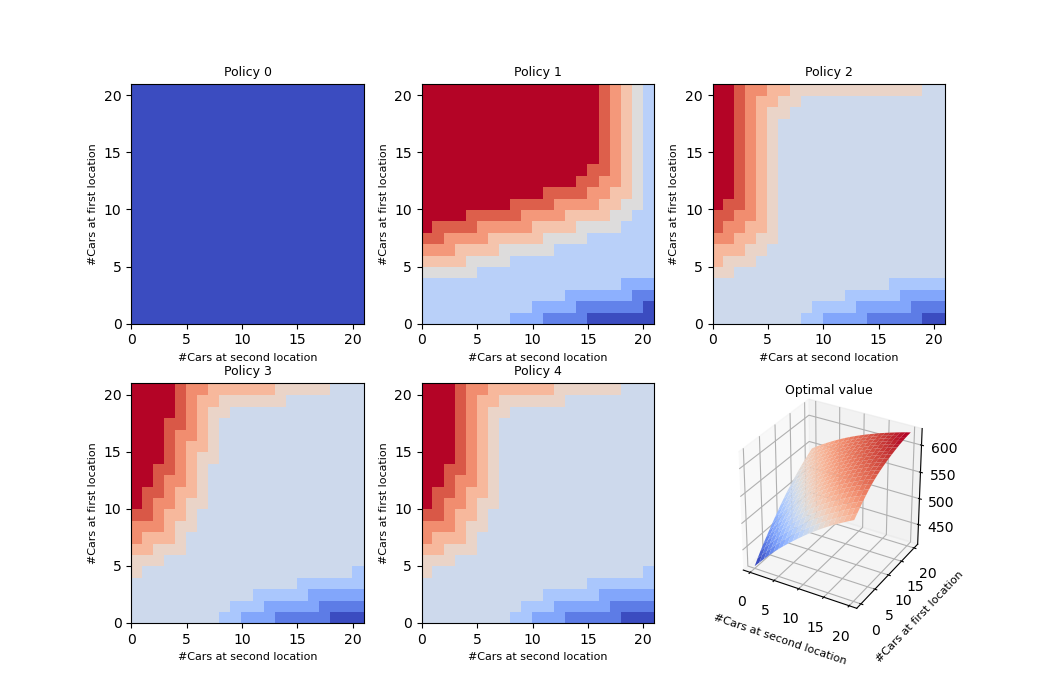

Recreate this plot in Python.
import numpy as np
import matplotlib
import matplotlib.pyplot as plt
from matplotlib import cm
from scipy.stats import poisson

MAX_CARS = 20
MAX_CARS_MOVE = 5
GAMMA = 0.9  # discount factor
EXPECTED_REQUEST = [3, 4]
EXPECTED_RETURN = [3, 2]
RENTAL_CREDIT = 10
MOVING_COST = 2
POISSON_UPPER_BOUND = 11
actions = np.arange(-MAX_CARS_MOVE, MAX_CARS_MOVE + 1)
poisson_dict = dict()


def poisson_probability(n, poisson_lambda):
    global poisson_dict
    key = n * 10 + poisson_lambda
    if key not in poisson_dict:
        poisson_dict[key] = poisson.pmf(n, poisson_lambda)

    return poisson_dict[key]


def expected_return(state, action, state_value):
    exp_return = 0
    # total moving cost
    # exp_return -= abs(action) * MOVING_COST
    NO_CARS_FIRST_LOC = min(MAX_CARS, state[0] - action)
    NO_CARS_SECOND_LOC = min(MAX_CARS, state[1] + action)

    for no_requests_first_loc in range(POISSON_UPPER_BOUND):
        for no_requests_second_loc in range(POISSON_UPPER_BOUND):
            no_cars_first_loc = NO_CARS_FIRST_LOC
            no_cars_second_loc = NO_CARS_SECOND_LOC

            request_prob = poisson_probability(no_requests_first_loc, EXPECTED_REQUEST[
                                               0]) * poisson_probability(no_requests_second_loc, EXPECTED_REQUEST[1])

            no_valid_requests_first_loc = min(no_cars_first_loc, no_requests_first_loc)
            no_valid_requests_second_loc = min(no_cars_second_loc, no_requests_second_loc)

            reward = (no_valid_requests_first_loc + no_valid_requests_second_loc) * RENTAL_CREDIT
            reward -= abs(action) * MOVING_COST
            no_cars_first_loc -= no_valid_requests_first_loc
            no_cars_second_loc -= no_valid_requests_second_loc

            # Uncomment this if the number of cars returned is a constant
            """
            for no_returns_first_loc in range(POISSON_UPPER_BOUND):
                for no_returns_second_loc in range(POISSON_UPPER_BOUND):

                    return_prob = poisson_probability(no_returns_first_loc, EXPECTED_RETURN[
                                                      0]) * poisson_probability(no_returns_second_loc, EXPECTED_RETURN[1])
                    no_cars_first_loc = min(MAX_CARS, no_cars_first_loc + no_returns_first_loc)
                    no_cars_second_loc = min(MAX_CARS, no_cars_second_loc + no_returns_second_loc)
                    exp_return += request_prob * return_prob * (reward + GAMMA * state_value[no_cars_first_loc, no_cars_second_loc])


            # Comment this if the number of cars returned is constant
            """
            no_returns_first_loc = EXPECTED_RETURN[0]
            no_returns_second_loc = EXPECTED_RETURN[1]
            no_cars_first_loc = min(MAX_CARS, no_cars_first_loc + no_returns_first_loc)
            no_cars_second_loc = min(MAX_CARS, no_cars_second_loc + no_returns_second_loc)
            exp_return += request_prob * (reward + GAMMA * state_value[no_cars_first_loc, no_cars_second_loc])

    return exp_return


def policy_iteration(theta):
    state_value = np.zeros((MAX_CARS + 1, MAX_CARS + 1))
    policy = np.zeros((MAX_CARS + 1, MAX_CARS + 1), np.int8)

    iter_count = 0
    fig = plt.figure(figsize=(10.5, 7))
    fig.subplots_adjust(wspace=0.25, hspace=0.25)
    # axes = axes.flatten()
    while True:
        if iter_count < 5:
            # Policy Evaluation
            ax = fig.add_subplot(2, 3, iter_count + 1)
            ax.pcolor(policy, cmap=cm.coolwarm)
            ax.set_title('Policy {}'.format(iter_count), fontsize=9)
            ax.set_xlabel('#Cars at second location', fontsize=8)
            ax.set_ylabel('#Cars at first location', fontsize=8)

        while True:
            old_value = state_value.copy()
            for i in range(MAX_CARS + 1):
                for j in range(MAX_CARS + 1):
                    state_value[i, j] = expected_return([i, j], policy[i, j], state_value)
            delta = np.max(abs(old_value - state_value))
            print('max value change {}'.format(delta))
            if delta < theta:
                break

        # Policy Improvement
        policy_stable = True
        for i in range(MAX_CARS + 1):
            for j in range(MAX_CARS + 1):
                old_action = policy[i, j]
                action_values = []
                for action in actions:
                    if 0 <= action <= i or -j <= action <= 0:
                        action_values.append(expected_return([i, j], action, state_value))
                    else:
                        action_values.append(-np.inf)
                policy[i, j] = actions[np.argmax(action_values)]
                if policy_stable and old_action != policy[i, j]:
                    policy_stable = False
        if policy_stable:
            ax = fig.add_subplot(2, 3, 6, projection='3d')
            X = np.arange(MAX_CARS + 1)
            Y = np.arange(MAX_CARS + 1)
            X, Y = np.meshgrid(X, Y)
            Z = state_value
            surf = ax.plot_surface(X, Y, Z, cmap=cm.coolwarm)
            ax.set_title('Optimal value', fontsize=9)
            ax.set_xlabel('#Cars at second location', fontsize=8)
            ax.set_ylabel('#Cars at first location', fontsize=8)

            plt.show()
            break

        iter_count += 1

    return state_value, policy


if __name__ == '__main__':
    theta = 1e-4
    optimal_state_value, optimal_policy = policy_iteration(theta)
